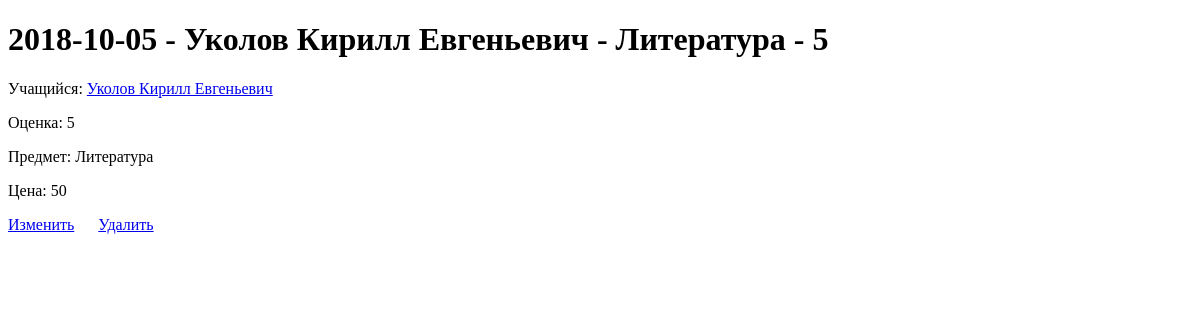
The app's page /mark_details/23, older data.
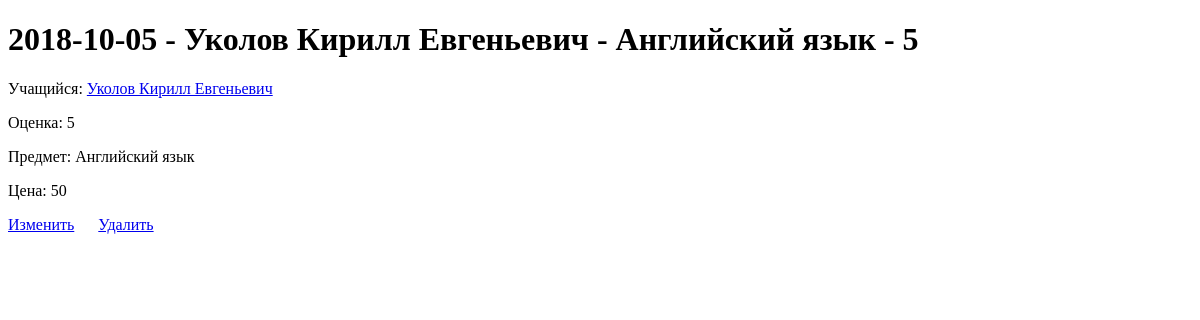
The same page, newer data.
### school_marks/models.py (models this page shows, shortened)
class Mark(models.Model):
	scholar = models.ForeignKey(Scholar, on_delete=models.PROTECT, verbose_name='Учащийся')
	discipline = models.ForeignKey(Discipline, on_delete=models.PROTECT, verbose_name='Предмет')
	date_of_mark = models.DateField('Дата')
	mark = models.IntegerField('Оценка')
	cost = models.IntegerField('Цена')
	def __str__(self):
		return f'{self.date_of_mark} - {self.scholar.__str__()} - {self.discipline.__str__()} - {self.mark}'
	class Meta:
		verbose_name = 'Оценка'
		verbose_name_plural = 'Оценки'

class Scholar(models.Model):
	first_name = models.CharField('Имя', max_length=50)
	second_name = models.CharField('Фамилия', max_length=50)
	third_name = models.CharField('Отчество', max_length=50)
	grade = models.ForeignKey(Grade, on_delete=models.PROTECT, blank=True, null=True, verbose_name='Класс')
	date_of_birth = models.DateField('День рождения')
	account = models.IntegerField('Очки', default=0)
	def __str__(self):
		return f'{self.second_name} {self.first_name} {self.third_name}'
	class Meta:
		verbose_name = 'Учащийся'
		verbose_name_plural = 'Учащиеся'

class Discipline(models.Model):
	name = models.CharField('Предмет', max_length=120)
	cur_cost = models.ForeignKey(MarksCost, on_delete=models.PROTECT, null=True, verbose_name='Система оценок')
	def __str__(self):
		return self.name
	class Meta:
		verbose_name = 'Предмет'
		verbose_name_plural = 'Предметы'

### school_marks/views.py (the view)
# urls.py: path('mark_details/<int:pk>', views.MarkDetails.as_view(), name='mark_details'),
class MarkDetails(generic.DetailView):
	model = Mark

### school_marks/templates/school_marks/mark_detail.html (shortened to what this page needs)
<!DOCTYPE html>
<html lang="en">
<head>
</head>
<body>
    <h1>{{ mark }}</h1>
    <p>Учащийся: <a href="{% url 'info' mark.scholar.id %}">{{ mark.scholar }}</a></p>
    <p>Оценка: {{ mark.mark }}</p>
    <p>Предмет: {{ mark.discipline.name }}</p>
    <p>Цена: {{ mark.cost }} </p>
<p><a href="{% url 'mark_update' mark.id %}">Изменить</a>&nbsp;&nbsp;&nbsp;&nbsp;&nbsp;
    <a href="{% url 'mark_delete' mark.id %}">Удалить</a></p>
</body>
</html>

Row changes from the older to the newer data that the page shows:
changed Mark "Уколов Кирилл Евгеньевич": date_of_mark+scholar+discipline "2018-10-05 - Уколов Кирилл Евгеньевич - Литература - 5" → "2018-10-05 - Уколов Кирилл Евгеньевич - Английский язык - 5"; discipline.name "Литература" → "Английский язык"
